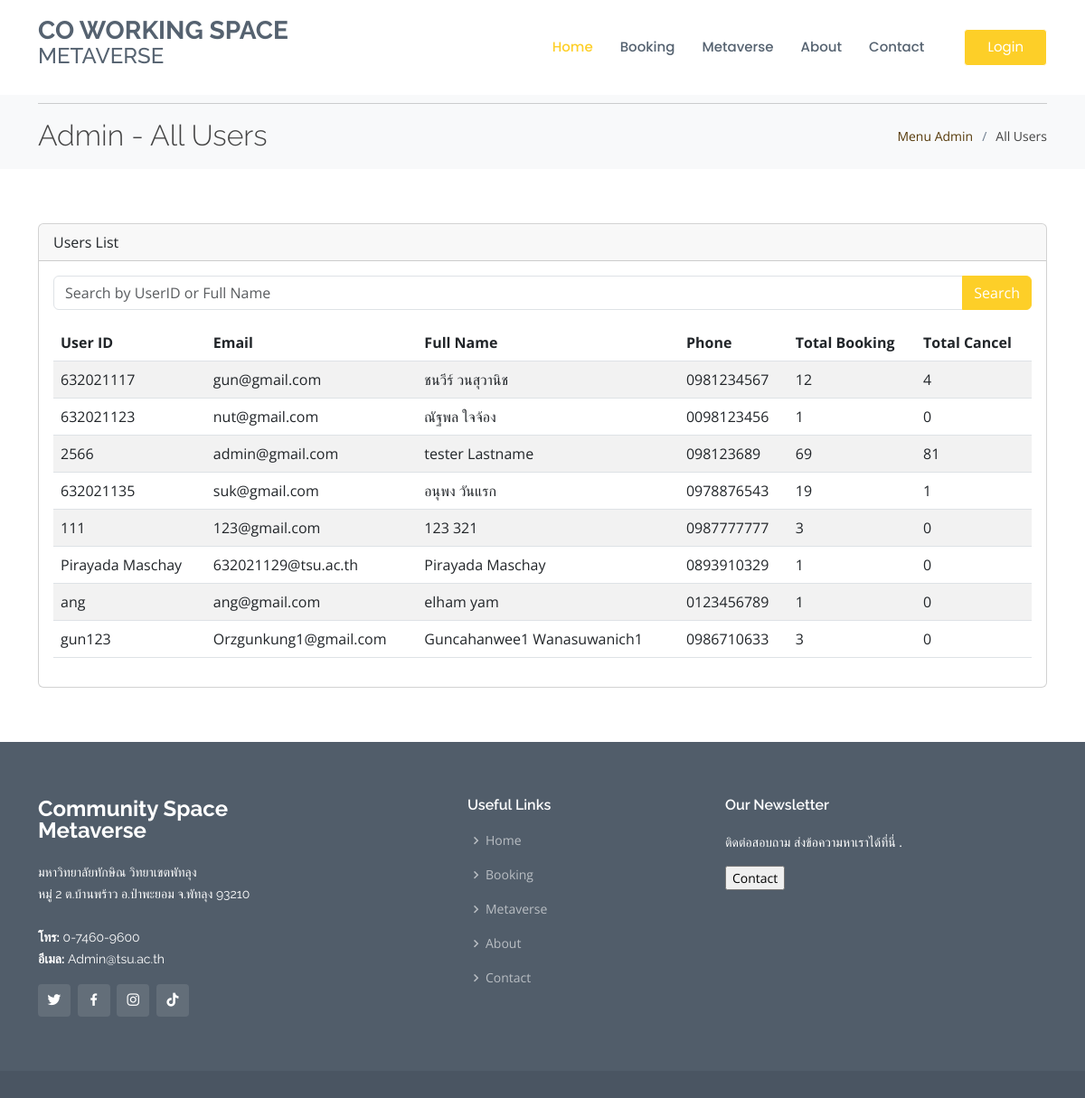
The page /admin_alluser.php on the database its author committed.
### tables this page shows
CREATE TABLE `tb_user` (
  `Id` int(9) NOT NULL,
  `user_id` varchar(20) NOT NULL,
  `password` varchar(50) NOT NULL,
  `Fname` varchar(25) NOT NULL,
  `Lname` varchar(25) NOT NULL,
  `Email` varchar(50) NOT NULL,
  `Phone` char(10) NOT NULL,
  `Role` varchar(1) NOT NULL COMMENT 'A=Admin , U=User'
);

### admin_alluser.php (the view, shortened to what this page needs)
<!DOCTYPE html>
<html>
<head>
    <link href="assets/vendor/animate.css/animate.min.css" rel="stylesheet">
    <link href="assets/vendor/bootstrap/css/bootstrap.min.css" rel="stylesheet">
    <link href="assets/vendor/bootstrap-icons/bootstrap-icons.css" rel="stylesheet">
    <link href="assets/vendor/boxicons/css/boxicons.min.css" rel="stylesheet">
    <link href="assets/vendor/glightbox/css/glightbox.min.css" rel="stylesheet">
    <link href="assets/vendor/remixicon/remixicon.css" rel="stylesheet">
    <link href="assets/vendor/swiper/swiper-bundle.min.css" rel="stylesheet">
    <link href="assets/css/style.css" rel="stylesheet">
</head>
<body>
    <?php
    include('component/navbar.php');
    ?>
    <section id="breadcrumbs" class="breadcrumbs">
        <div class="container">
            <hr>
            <div class="d-flex justify-content-between align-items-center">
                <h2>Admin - All Users</h2>
                <ol>
                    <li><a href="adminindex.php">Menu Admin</a></li>
                    <li>All Users</li>
                </ol>
            </div>
        </div>
    </section>
    <section id="all-users" class="all-users">
        <div class="container">
            <div class="row">
                <div class="col-lg-12">
                    <div class="card">
                        <div class="card-header">
                            Users List
                        </div>
                        <div class="card-body">
                            <form method="GET" action="admin_alluser.php">
                                <div class="input-group mb-3">
                                    <input type="text" name="search" class="form-control" placeholder="Search by UserID or Full Name">
                                    <button class="btn btn-danger1" type="submit">Search</button>
                                </div>
                            </form>
                            <table class="table table-striped">
                                <thead>
                                    <tr>
                                        <th>User ID</th>
                                        <th>Email</th>
                                        <th>Full Name</th>
                                        <th>Phone</th>
                                        <th>Total Booking</th>
                                        <th>Total Cancel</th>
                                    </tr>
                                </thead>
                                <tbody>
                                    <?php
                                    include('db_connection.php');
                                    $users_per_page = 20;
                                    $searchCondition = "";
                                    $current_page = isset($_GET['page']) ? $_GET['page'] : 1;
                                    $offset = ($current_page - 1) * $users_per_page;
                                    $sql = "SELECT * FROM tb_user $searchCondition LIMIT $users_per_page OFFSET $offset";
                                    $result = $connection->query($sql);
                                    $bookingCountQuery = "SELECT user_id, COUNT(*) as total_booking FROM booking GROUP BY user_id";
                                    $bookingCountResult = $connection->query($bookingCountQuery);
                                    $bookingCounts = array();
                                    while ($bookingCountRow = $bookingCountResult->fetch_assoc()) {
                                        $bookingCounts[$bookingCountRow['user_id']] = $bookingCountRow['total_booking'];
                                    }
                                    $cancelCountQuery = "SELECT user_id, COUNT(*) as total_cancel FROM cancel_booking WHERE status = '2' GROUP BY user_id";
                                    $cancelCountResult = $connection->query($cancelCountQuery);
                                    $cancelCounts = array();
                                    while ($cancelCountRow = $cancelCountResult->fetch_assoc()) {
                                        $cancelCounts[$cancelCountRow['user_id']] = $cancelCountRow['total_cancel'];
                                    }
                                    while ($row = $result->fetch_assoc()) {
                                        $userId = $row["user_id"];
                                        $email = $row["Email"];
                                        $fullName = $row["Fname"] . " " . $row["Lname"];
                                        $phone = $row["Phone"];
                                        $totalBooking = isset($bookingCounts[$userId]) ? $bookingCounts[$userId] : 0;
                                        $totalCancel = isset($cancelCounts[$userId]) ? $cancelCounts[$userId] : 0;
                                        echo "<tr>";
                                        echo "<td>$userId</td>";
                                        echo "<td>$email</td>";
                                        echo "<td>$fullName</td>";
                                        echo "<td>$phone</td>";
                                        echo "<td>$totalBooking</td>";
                                        echo "<td>$totalCancel</td>";
                                        echo "</tr>";
                                    }
                                    ?>
                                </tbody>
                            </table>
                        </div>
                    </div>
                </div>
            </div>
        </div>
    </section>
    <?php
    include('component/footer.php');
    ?>
</body>
</html>

### assets/css/style.css (style rules this page uses)
body { font-family: "Open Sans", sans-serif; color: #444444; }
a { text-decoration: none; color: #563a0a; }
h1, h2, h3, h4, h5, h6 { font-family: "Raleway", sans-serif; }
section { padding: 60px 0; overflow: hidden; }
.breadcrumbs { padding: 18px 0; background: #f8f9fa; min-height: 40px; margin-top: 80px; }
.breadcrumbs h2 { font-size: 32px; font-weight: 300; margin: 0; }
.breadcrumbs ol { display: flex; flex-wrap: wrap; list-style: none; padding: 0; margin: 0; font-size: 14px; }
.breadcrumbs ol li+li { padding-left: 10px; }
.breadcrumbs ol li+li::before { display: inline-block; padding-right: 10px; color: #6b7b8d; content: "/"; }
.btn-danger1 { --bs-btn-color: #fff; --bs-btn-bg: #fdcf28; --bs-btn-border-color: #fdcf28; --bs-btn-hover-color: #fff; --bs-btn-hover-bg: #fdcf28; --bs-btn-hover-border-color: #e6bc25; --bs-btn-focus-shadow-rgb: 225,83,97; --bs-btn-active-color: #fff; --bs-btn-active-bg: #fdcf28; --bs-btn-active-border-color: #e6bc25; --bs-btn-active-shadow: inset 0 3px 5px rgba(0, 0, 0, 0.125); --bs-btn-disabled-color: #fff; --bs-btn-disabled-bg: #fdcf28; --bs-btn-disabled-border-color: #fdcf28; }

### rows shown on the page
tb_user: user "632021117", Email "gun@gmail.com", fullName "ชนวีร์ วนสุวานิช", Phone "0981234567", user "12", user "4"
tb_user: user "632021123", Email "nut@gmail.com", fullName "ณัฐพล ใจจ้อง", Phone "0098123456", user "1", user "0"
tb_user: user "2566", Email "admin@gmail.com", fullName "tester Lastname", Phone "098123689", user "69", user "81"
tb_user: user "632021135", Email "suk@gmail.com", fullName "อนุพง วันแรก", Phone "0978876543", user "19", user "1"
tb_user: user "111", Email "123@gmail.com", fullName "123 321", Phone "0987777777", user "3", user "0"
tb_user: user "Pirayada Maschay", Email "632021129@tsu.ac.th", fullName "Pirayada Maschay", Phone "0893910329", user "1", user "0"
tb_user: user "ang", Email "ang@gmail.com", fullName "elham yam", Phone "0123456789", user "1", user "0"
tb_user: user "gun123", Email "Orzgunkung1@gmail.com", fullName "Guncahanwee1 Wanasuwanich1", Phone "0986710633", user "3", user "0"
